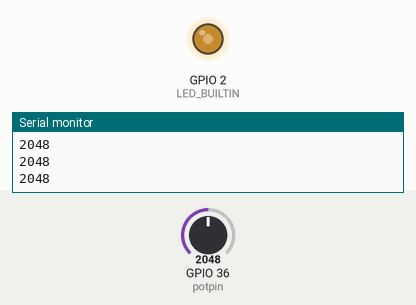
Bench run of a sketch on a simulated ESP32. Parts: output pins drawn as LEDs (lit = HIGH), the last lines printed to the serial monitor. Inputs (shaded band) come from the test bench; at power-on: GPIO 36 (potpin) = 2048.

Above: at 1.2 s.
1.3 s: GPIO 36 (potpin) set to 2866
At 2.0 s:
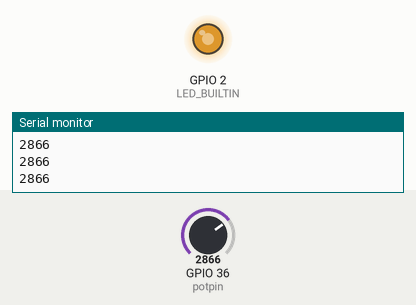
2.8 s: GPIO 36 (potpin) set to 3603
At 3.3 s:
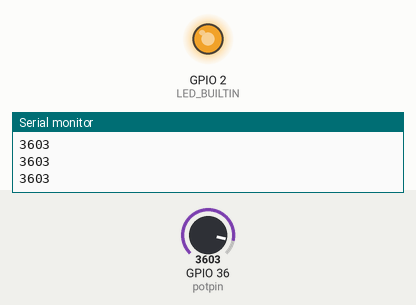
4.3 s: GPIO 36 (potpin) set to 491
At 5.5 s:
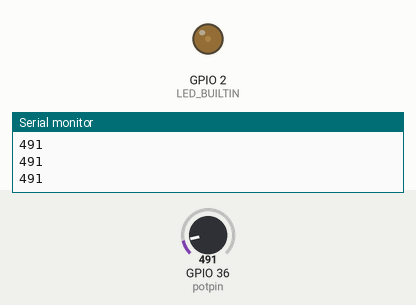
5.8 s: GPIO 36 (potpin) set to 0
At 6.9 s:
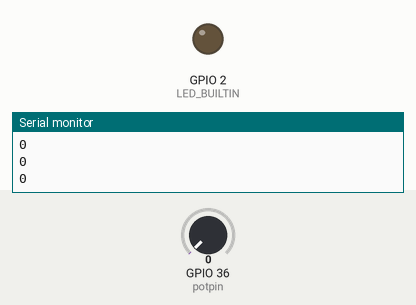
Timing chart, 0 to 8.3 s (numbered marks = the images above; inputs shaded):
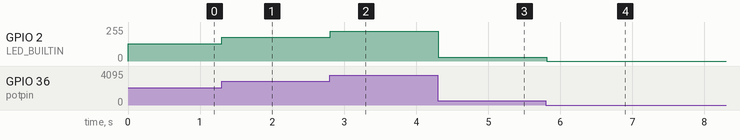

The sketch:

wk2_02.ino
```cpp
int freq = 5000;
int ledChannel = 12;
int resolution = 8;
int potpin = 36;
int val = 0;

void setup() {

   Serial.begin(9600);
  ledcSetup(ledChannel, freq, resolution);
  ledcAttachPin(LED_BUILTIN, ledChannel);

}

void loop() {

  val = analogRead(potpin);
  Serial.println(val);
  val = val/16;
  ledcWrite(ledChannel,val);
  delay(10);

}
```

Measured:
- after the input at 1.3 s, GPIO 2 (LED_BUILTIN): 128/255 → 178/255 at once
- after the input at 2.8 s, GPIO 2 (LED_BUILTIN): 178/255 → 224/255 at once
- after the input at 4.3 s, GPIO 2 (LED_BUILTIN): 224/255 → 30/255 at once
- after the input at 5.8 s, GPIO 2 (LED_BUILTIN): 30/255 → 0/255 at once
